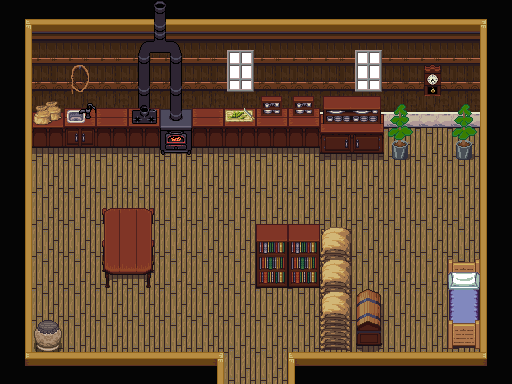

Tiled map render using the project's own tile images. Description and the whole map definition, tile-layer contents included, below:
An orthogonal 16x12 tile map with 32x32 px tiles, 5 tile layers (U_Background, U_Furniture, U_Furniture2, U_Furniture3, ...), 2 tilesets and 14 objects (village1).

<map version="1.2" tiledversion="1.2.5" orientation="orthogonal" renderorder="right-down" width="16" height="12" tilewidth="32" tileheight="32" infinite="0" nextlayerid="8" nextobjectid="22">
 <tileset firstgid="1" source="Indoor.tsx" />
 <tileset firstgid="769" source="Indoor_2.tsx" />
 <layer id="1" name="U_Background" width="16" height="12">
  <data encoding="csv">
338,340,340,340,340,340,340,340,340,340,340,340,340,340,340,337,
317,225,225,225,225,225,225,225,225,225,225,225,225,225,225,315,
317,249,249,249,249,249,249,249,249,249,249,249,249,249,249,315,
317,273,273,273,273,273,273,273,273,273,273,273,273,273,273,315,
317,361,361,361,361,361,361,361,361,361,361,361,361,361,361,315,
317,361,361,361,361,361,361,361,361,361,361,361,361,361,361,315,
317,361,361,361,361,361,361,361,361,361,361,361,361,361,361,315,
317,361,361,361,361,361,361,361,361,361,361,361,361,361,361,315,
317,361,361,361,361,361,361,361,361,361,361,361,361,361,361,315,
317,361,361,361,361,361,361,361,361,361,361,361,361,361,361,315,
317,361,361,361,361,361,361,361,361,361,361,361,361,361,361,315,
314,292,292,292,292,292,293,361,361,291,292,292,292,292,292,313
</data>
 </layer>
 <layer id="3" name="U_Furniture" width="16" height="12">
  <data encoding="csv">
0,0,0,0,441,465,0,0,0,0,0,0,0,0,0,0,
0,0,0,0,442,443,0,0,0,0,0,0,0,0,0,0,
0,0,0,0,468,468,0,0,0,0,0,0,0,0,0,0,
0,439,363,364,490,491,364,411,412,412,0,0,0,0,0,0,
0,388,387,388,388,516,388,388,388,388,0,0,0,0,0,0,
0,0,0,0,0,0,0,0,0,0,0,0,0,0,0,0,
0,0,0,826,827,0,0,0,0,0,0,0,0,0,0,0,
0,0,0,826,827,0,0,0,0,0,301,0,0,0,0,0,
0,0,0,842,843,0,0,0,0,0,325,0,0,0,303,0,
0,0,0,0,0,0,0,0,0,0,301,302,0,0,327,0,
0,0,0,0,0,0,0,0,0,0,325,326,0,0,351,0,
0,0,0,0,0,0,0,0,0,0,0,0,0,0,0,0
</data>
 </layer>
 <layer id="4" name="U_Furniture2" width="16" height="12">
  <data encoding="csv">
0,0,0,0,0,0,0,0,0,0,0,0,0,0,0,0,
0,0,0,0,0,0,0,86,0,0,0,86,0,0,0,0,
0,0,464,0,0,0,0,110,0,0,0,110,0,532,0,0,
0,0,0,0,413,0,0,0,0,0,73,74,84,0,84,0,
0,0,0,0,0,0,0,0,0,0,97,98,108,0,108,0,
0,0,0,0,0,0,0,0,0,0,0,0,0,0,0,0,
0,0,0,853,854,0,0,0,0,0,0,0,0,0,0,0,
0,0,0,869,870,0,0,0,434,434,0,0,0,0,0,0,
0,0,0,885,886,0,0,0,458,458,301,0,0,0,0,0,
0,0,0,0,0,0,0,0,0,0,325,0,0,0,0,0,
0,0,0,0,0,0,0,0,0,0,0,0,0,0,0,0,
0,0,0,0,0,0,0,0,0,0,0,0,0,0,0,0
</data>
 </layer>
 <layer id="5" name="U_Furniture3" width="16" height="12">
  <data encoding="csv">
0,0,0,0,0,0,0,0,0,0,0,0,0,0,0,0,
0,0,0,0,0,0,0,0,0,0,0,0,0,0,0,0,
0,0,0,0,0,0,0,0,0,0,0,0,0,0,0,0,
0,0,0,0,0,0,0,0,0,0,0,0,0,0,0,0,
0,0,0,0,0,0,0,0,0,0,0,0,0,0,0,0,
0,0,0,0,0,0,0,0,0,0,0,0,0,0,0,0,
0,0,0,0,0,0,0,0,0,0,0,0,0,0,0,0,
0,0,0,0,0,0,0,0,0,0,0,0,0,0,0,0,
0,0,0,0,0,0,0,0,0,0,0,0,0,0,0,0,
0,0,0,0,0,0,0,0,0,0,301,0,0,0,0,0,
0,174,0,0,0,0,0,0,0,0,325,0,0,0,0,0,
0,0,0,0,0,0,0,0,0,0,0,0,0,0,0,0
</data>
 </layer>
 <layer id="6" name="T_Furniture" width="16" height="12">
  <data encoding="csv">
0,0,0,0,0,0,0,0,0,0,0,0,0,0,0,0,
0,0,0,0,0,0,0,0,0,0,0,0,0,0,0,0,
0,0,0,0,0,0,0,0,0,0,0,0,0,0,0,0,
0,0,0,0,0,0,0,0,0,0,0,0,0,0,0,0,
0,0,0,0,0,0,0,0,0,0,0,0,0,0,0,0,
0,0,0,0,0,0,0,0,0,0,0,0,0,0,0,0,
0,0,0,853,854,0,0,0,0,0,0,0,0,0,0,0,
0,0,0,0,0,0,0,0,434,434,301,0,0,0,0,0,
0,0,0,0,0,0,0,0,0,0,0,0,0,0,0,0,
0,0,0,0,0,0,0,0,0,0,0,0,0,0,0,0,
0,0,0,0,0,0,0,0,0,0,0,0,0,0,0,0,
0,0,0,0,0,0,0,0,0,0,0,0,0,0,0,0
</data>
 </layer>
 <objectgroup id="2" name="Collisions">
  <object id="1" x="480" y="0" width="32" height="384" />
  <object id="2" x="288" y="352" width="192" height="32" />
  <object id="3" x="0" y="352" width="224" height="32" />
  <object id="4" x="0" y="0" width="32" height="352" />
  <object id="5" x="32" y="0" width="448" height="128" />
  <object id="7" x="448" y="128" width="32" height="32" />
  <object id="8" x="384" y="128" width="32" height="32" />
  <object id="12" x="448" y="256" width="32" height="96" />
  <object id="13" x="352" y="288" width="32" height="64" />
  <object id="14" x="320" y="256" width="32" height="96" />
  <object id="15" x="256" y="256" width="64" height="32" />
  <object id="19" x="96" y="224" width="64" height="64" />
  <object id="20" x="32" y="320" width="32" height="32" />
 </objectgroup>
 <objectgroup id="7" name="Doorways">
  <object id="21" name="village1" x="224" y="352" width="64" height="32">
   <properties>
    <property name="pos_x" type="int" value="10" />
    <property name="pos_y" type="int" value="21" />
   </properties>
  </object>
 </objectgroup>
</map>
